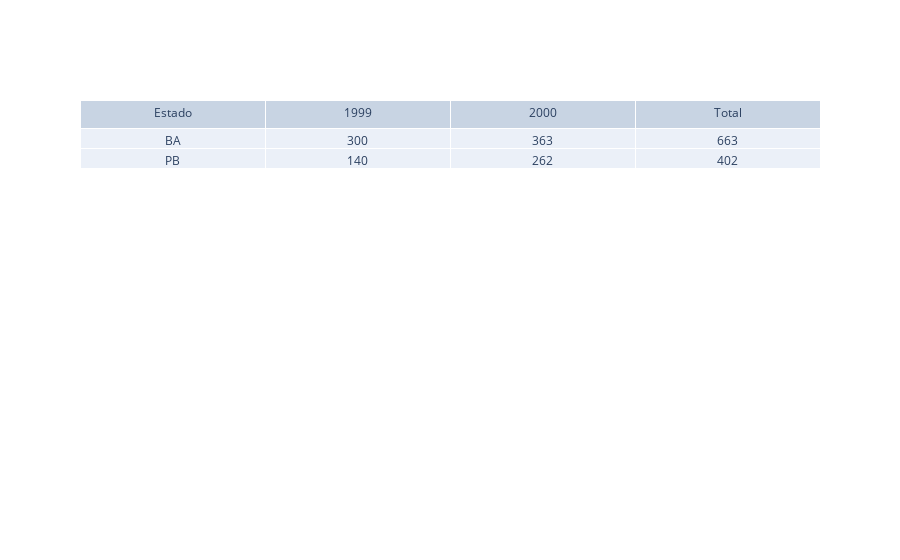

Write notebook code for a chart like this one.
### Code cell
fig = go.Figure(data=[go.Table(header=dict(values=list(tb3.columns)),
                               cells=dict(values=[tb3['Estado'], tb3['1999'], tb3['2000'], tb3['Total']])) ])
fig.show()

### Figure 1 — Plotly figure (JSON) as saved in the notebook; plotly's stock layout.template omitted (floating-point values rounded to 4 significant figures)
{"data": [{"cells": {"values": [["BA", "PB"], [300, 140], [363, 262], [663, 402]]}, "header": {"values": ["Estado", "1999", "2000", "Total"]}, "type": "table"}], "layout": {}}
